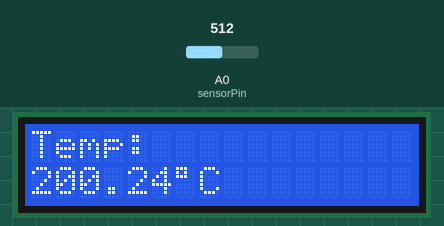
Recording of a sketch running on a simulated Arduino Uno, built with avr-gcc and run on an emulated ATmega328P. On the bench: 16×2 character LCD. Inputs (shaded band) come from the test bench; at power-on: A0 (sensorPin) = 512.

Above: at 1.2 s.
1.3 s: A0 (sensorPin) set to 323
At 2.7 s:
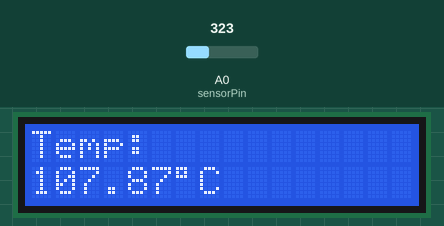
3.5 s: A0 (sensorPin) set to 294
At 5.2 s:
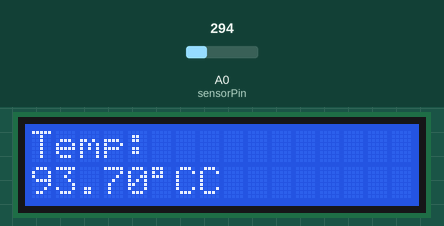
5.5 s: A0 (sensorPin) set to 136
At 7.1 s:
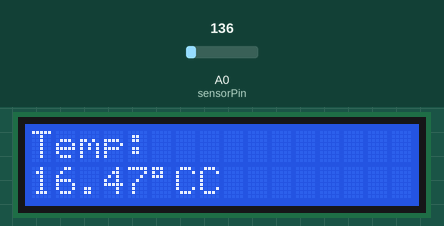
7.5 s: A0 (sensorPin) set to 111
At 8.8 s:
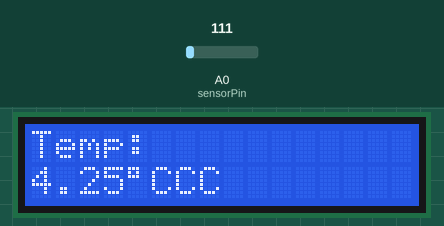
Timing chart, 0 to 10.5 s (numbered marks = the images above; inputs shaded):
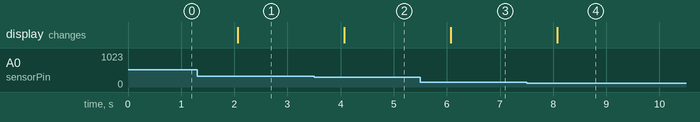

Measured:
- the behaviour switches between 307 and 306 on A0 (sensorPin) (found by bisection; images 1 and 2)
- the behaviour switches between 123 and 122 on A0 (sensorPin) (found by bisection; images 3 and 4)
- after the input at 1.3 s, the display: changes after 0.77 s (image 1)
- after the input at 3.5 s, the display: changes after 0.57 s (image 2)
- after the input at 5.5 s, the display: changes after 0.57 s (image 3)
- after the input at 7.5 s, the display: changes after 0.58 s (image 4)

The sketch:

termometro.ino
```cpp
#include <LiquidCrystal.h>

LiquidCrystal lcd(12, 11, 5, 4, 3, 2);

const int sensorPin = A0;

void setup() {
  lcd.begin(16, 2);
  lcd.print("Temp: ");
}

void loop() {
  int leitura = analogRead(sensorPin);
  float voltagem = leitura * (5.0 / 1023.0);
  float temperaturaC = (voltagem - 0.5) * 100.0;

  lcd.setCursor(0, 1);
  lcd.print(temperaturaC);
  lcd.print((char)223);
  lcd.print("C");

  delay(1000);
}
```
